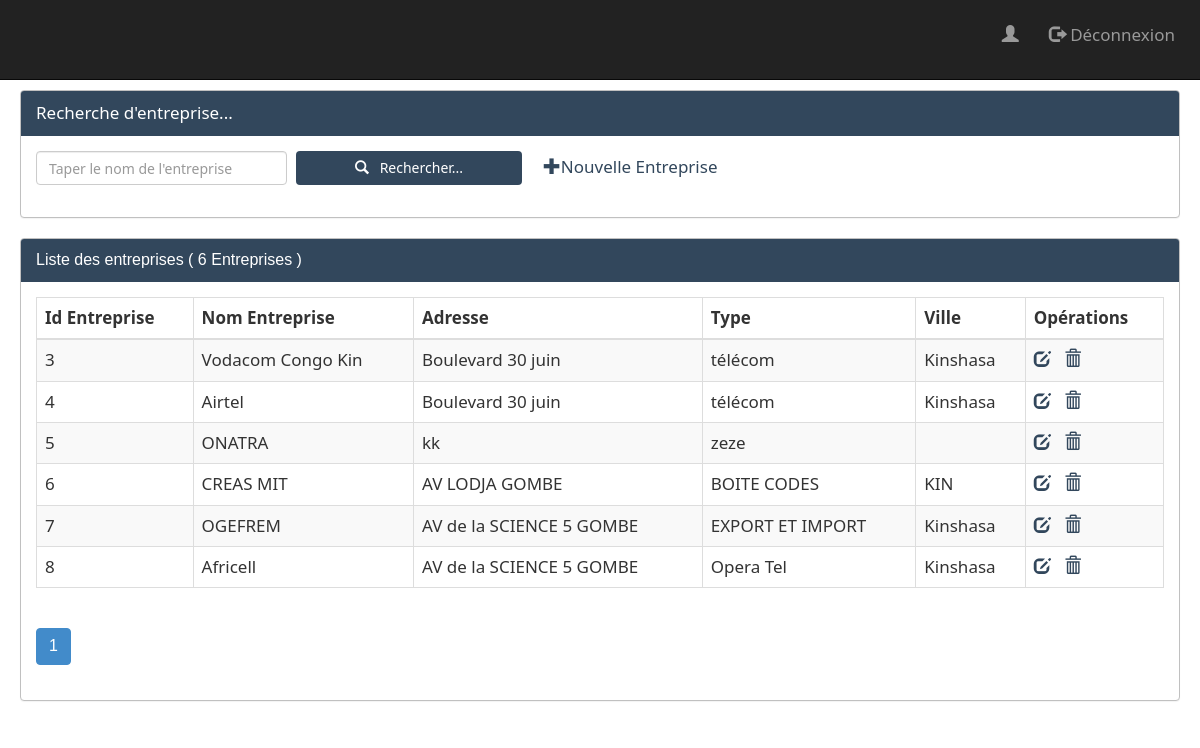
The app's page /views/entreprise.php with its own data.
### tables this page shows
CREATE TABLE IF NOT EXISTS `entreprise` (
  `idE` int(11) NOT NULL AUTO_INCREMENT,
  `nomE` varchar(255) NOT NULL,
  `adresseE` varchar(255) NOT NULL,
  `typeE` varchar(255) NOT NULL,
  `ville` varchar(255) NOT NULL,
  `password` varchar(255) NOT NULL,
  `role` varchar(255) NOT NULL,
  PRIMARY KEY (`idE`)
);

### views/entreprise.php (the view, shortened to what this page needs)
<?php
    require_once("../bd/connexion.php");
    $nomE=isset($_GET['nomE'])?$_GET['nomE']:"";
    $size=isset($_GET['size'])?$_GET['size']:9;
    $page=isset($_GET['page'])?$_GET['page']:1;
    $offset=($page-1)*$size;
    if($nomE==$nomE){
        $requete="select * from entreprise where nomE like '%$nomE%' order by idE limit $size offset $offset";
        $requeteCount="select count(*) countE from entreprise where nomE like '%$nomE%'";
    }
    $resultatF=$pdo->query($requete);
    $resultatCount=$pdo->query($requeteCount);
    $tabCount=$resultatCount->fetch();
    $nbrFiliere=$tabCount['countE'];
    $reste=$nbrFiliere % $size;
    if( $reste == 0)
        $nbrPage = $nbrFiliere/$size;
    else
        $nbrPage=floor($nbrFiliere/$size)+1;
?>
<html>
    <head>
        <link rel="stylesheet" type="text/css" href="../css/bootstrap.min.css">
        <link rel="stylesheet" type="text/css" href="../css/Entreprise.css">
    </head>
    <body>
        <?php include("menu.php") ?>
        <div class="container-fluid">
            <div class="row">
            <div class="panel panel" style="margin-top: 55px; border: 1px solid silver;">
                <div class="panel-heading" style="background-color:#32475c; color:white;">  Recherche d'entreprise... </div>
                <div class="panel-body">
                     <form method="get" action="entreprise.php" class="form-inline">
                        <div class="form-group">
                            <input type="search" name="nomE" placeholder="Taper le nom de l'entreprise" class="form-control"
                                   value="<?php echo $nomE; ?>" style="width:110%">
                        </div>
                        <button type="submit" class="btn btn"  style="background: #32475c; color:white">
                            <span class="glyphicon glyphicon-search"> </span>&nbsp;&nbsp; Rechercher...
                         </button> &nbsp; &nbsp;
                         <a href="nouvelleEntreprise.php">
                             <span class="glyphicon glyphicon-plus"> </span>Nouvelle Entreprise
                         </a>
                    </form>
                </div>
            </div>
            <div class="panel panel-primary" style="font-family: 'Raleway', sans-serif; font-size: 16px; border: 1px solid silver;">
                <div class="panel-heading" style=" background:#32475c; border:none"> Liste des entreprises ( <?php echo $nbrFiliere; ?> Entreprises ) </div>
                <div class="panel-body">
                    <table class="table table-striped table-bordered">
                        <thead>
                            <tr>
                                <th style="width:auto;">Id Entreprise</th>
                                <th>Nom Entreprise</th>
                                <th>Adresse</th>
                                <th>Type</th>
                                <th>Ville</th>
                                <th>Opérations</th>
                            </tr>
                        </thead>
                        <tbody>
                               <?php while($entreprise=$resultatF->fetch()){?>
                                   <tr>
                                        <td><?php echo $entreprise['idE'] ?></td>
                                        <td><?php echo $entreprise['nomE']?></td>
                                        <td><?php echo $entreprise['adresseE'] ?></td>
                                        <td><?php echo $entreprise['typeE']?></td>
                                        <td><?php echo $entreprise['ville']?></td>
                                       <td>
                                           <a href="editerEntreprise.php?idE=<?php echo $entreprise['idE'] ?>">
                                               <span class="glyphicon glyphicon-edit "> </span>
                                           </a> &nbsp;
                                           <a onclick="return confirm('Etes-vous sûr de vouloir supprimer cette entreprise ?')" href="../traitement/supprimerEntreprise.php?idE=<?php echo $entreprise['idE'] ?>">
                                               <span class="glyphicon glyphicon-trash"> </span>
                                           </a>
                                       </td>
                                   </tr>
                               <?php }?>
                        </tbody>
                    </table>
                    <div>
                        <ul class="pagination pagination-md" >
                            <?php for($i=1; $i<=$nbrPage; $i++){ ?>
                               <li class="<?php if($i==$page) echo 'active' ?>" >
                                   <a href="entreprise.php?page=<?php echo $i; ?>&nomE=<?php echo $nomE ?>">
                                       <?php echo $i; ?>
                                   </a>
                               </li>
                            <?php } ?>
                        </ul>
                    </div>
                  </div>
            </div>
         </div>
       </div>
    </body>
</html>

### css/Entreprise.css (style rules this page uses)
body { margin: 25px; padding: 10px; }

### css/Menu.css (style rules this page uses)
a { color:#32475c; }
button { width: 20%; margin-left: 10px; outline: none; }

### views/entreprise.php (style rules this page uses)
body { font-family: Segoe UI; font-size: 17px; }
table { font-family: Segoe UI; font-size: 17px; }

### records on screen
entreprise: idE "3", nomE "Vodacom Congo Kin", adresseE "Boulevard 30 juin", typeE "télécom", ville "Kinshasa"
entreprise: idE "4", nomE "Airtel", adresseE "Boulevard 30 juin", typeE "télécom", ville "Kinshasa"
entreprise: idE "5", nomE "ONATRA", adresseE "kk", typeE "zeze"
entreprise: idE "6", nomE "CREAS MIT", adresseE "AV LODJA GOMBE", typeE "BOITE CODES", ville "KIN"
entreprise: idE "7", nomE "OGEFREM", adresseE "AV de la SCIENCE 5 GOMBE", typeE "EXPORT ET IMPORT", ville "Kinshasa"
entreprise: idE "8", nomE "Africell", adresseE "AV de la SCIENCE 5 GOMBE", typeE "Opera Tel", ville "Kinshasa"

### other values on screen
$nbrFiliere "6"
